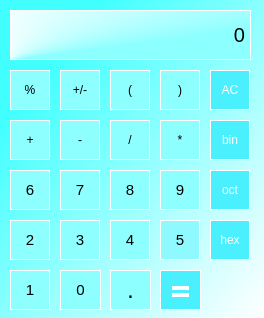
<?xml version="1.0" encoding="UTF-8"?>
<ui version="4.0">
 <class>MainWindow</class>
 <widget class="QMainWindow" name="MainWindow">
  <property name="geometry">
   <rect>
    <x>0</x>
    <y>0</y>
    <width>264</width>
    <height>318</height>
   </rect>
  </property>
  <property name="sizePolicy">
   <sizepolicy hsizetype="Fixed" vsizetype="Fixed">
    <horstretch>0</horstretch>
    <verstretch>0</verstretch>
   </sizepolicy>
  </property>
  <property name="windowTitle">
   <string>MainWindow</string>
  </property>
  <property name="styleSheet">
   <string notr="true"/>
  </property>
  <widget class="QWidget" name="centralwidget">
   <property name="styleSheet">
    <string notr="true">background-color: 
qlineargradient(spread:pad, x1:0, y1:0, x2:1, y2:1, stop:0.196629 rgba(66, 255, 255, 255), stop:1 rgba(255, 255, 255, 255));</string>
   </property>
   <widget class="QPushButton" name="pushButton_8">
    <property name="geometry">
     <rect>
      <x>110</x>
      <y>170</y>
      <width>40</width>
      <height>40</height>
     </rect>
    </property>
    <property name="font">
     <font>
      <pointsize>11</pointsize>
     </font>
    </property>
    <property name="styleSheet">
     <string notr="true">QPushButton {
  background-color: rgb(142, 255, 255);
  border: 1px solid white;
}
QPushButton:pressed {
    background-color:qlineargradient(spread:pad, x1:0.567416, y1:0.148, x2:1, y2:1, stop:0 rgba(0, 255, 255, 255), stop:1 rgba(255, 255, 255, 255));
}</string>
    </property>
    <property name="text">
     <string>8</string>
    </property>
   </widget>
   <widget class="QPushButton" name="pushButton_3">
    <property name="geometry">
     <rect>
      <x>60</x>
      <y>220</y>
      <width>40</width>
      <height>40</height>
     </rect>
    </property>
    <property name="font">
     <font>
      <pointsize>11</pointsize>
     </font>
    </property>
    <property name="styleSheet">
     <string notr="true">QPushButton {
  background-color: rgb(142, 255, 255);
  border: 1px solid white;
}
QPushButton:pressed {
    background-color:qlineargradient(spread:pad, x1:0.567416, y1:0.148, x2:1, y2:1, stop:0 rgba(0, 255, 255, 255), stop:1 rgba(255, 255, 255, 255));
}</string>
    </property>
    <property name="text">
     <string>3</string>
    </property>
   </widget>
   <widget class="QPushButton" name="pushButton_9">
    <property name="geometry">
     <rect>
      <x>160</x>
      <y>170</y>
      <width>40</width>
      <height>40</height>
     </rect>
    </property>
    <property name="font">
     <font>
      <pointsize>11</pointsize>
     </font>
    </property>
    <property name="styleSheet">
     <string notr="true">QPushButton {
  background-color: rgb(142, 255, 255);
  border: 1px solid white;
}
QPushButton:pressed {
    background-color:qlineargradient(spread:pad, x1:0.567416, y1:0.148, x2:1, y2:1, stop:0 rgba(0, 255, 255, 255), stop:1 rgba(255, 255, 255, 255));
}</string>
    </property>
    <property name="text">
     <string>9</string>
    </property>
   </widget>
   <widget class="QPushButton" name="pushButton_ec">
    <property name="geometry">
     <rect>
      <x>160</x>
      <y>270</y>
      <width>41</width>
      <height>40</height>
     </rect>
    </property>
    <property name="sizePolicy">
     <sizepolicy hsizetype="Preferred" vsizetype="Fixed">
      <horstretch>0</horstretch>
      <verstretch>0</verstretch>
     </sizepolicy>
    </property>
    <property name="baseSize">
     <size>
      <width>0</width>
      <height>0</height>
     </size>
    </property>
    <property name="font">
     <font>
      <family>MingLiU-ExtB</family>
      <pointsize>27</pointsize>
      <weight>75</weight>
      <italic>false</italic>
      <bold>true</bold>
      <underline>false</underline>
      <strikeout>false</strikeout>
      <stylestrategy>NoAntialias</stylestrategy>
      <kerning>true</kerning>
     </font>
    </property>
    <property name="styleSheet">
     <string notr="true">QPushButton {
  background-color: rgb(75, 240, 255);
  color: white; 
  border: 1px solid white;
}

QPushButton:pressed {
    background-color: qlineargradient(spread:pad, x1:0.303371, y1:0.295, x2:1, y2:1, stop:0 rgba(0, 246, 255, 255), stop:1 rgba(255, 255, 255, 255));
}</string>
    </property>
    <property name="text">
     <string>=</string>
    </property>
   </widget>
   <widget class="QPushButton" name="pushButton_star">
    <property name="geometry">
     <rect>
      <x>160</x>
      <y>120</y>
      <width>40</width>
      <height>40</height>
     </rect>
    </property>
    <property name="styleSheet">
     <string notr="true">QPushButton {
  background-color: rgb(142, 255, 255);
  border: 1px solid white;
}
QPushButton:pressed {
    background-color:qlineargradient(spread:pad, x1:0.567416, y1:0.148, x2:1, y2:1, stop:0 rgba(0, 255, 255, 255), stop:1 rgba(255, 255, 255, 255));
}</string>
    </property>
    <property name="text">
     <string>*</string>
    </property>
   </widget>
   <widget class="QPushButton" name="pushButton_sin">
    <property name="geometry">
     <rect>
      <x>210</x>
      <y>170</y>
      <width>40</width>
      <height>40</height>
     </rect>
    </property>
    <property name="styleSheet">
     <string notr="true">QPushButton {
  background-color: rgb(75, 240, 255);
  color: white; 
  border: 1px solid white;
}

QPushButton:pressed {
    background-color: qlineargradient(spread:pad, x1:0.303371, y1:0.295, x2:1, y2:1, stop:0 rgba(0, 246, 255, 255), stop:1 rgba(255, 255, 255, 255));
}</string>
    </property>
    <property name="text">
     <string>oct</string>
    </property>
   </widget>
   <widget class="QPushButton" name="pushButton_divide">
    <property name="geometry">
     <rect>
      <x>110</x>
      <y>120</y>
      <width>40</width>
      <height>40</height>
     </rect>
    </property>
    <property name="styleSheet">
     <string notr="true">QPushButton {
  background-color: rgb(142, 255, 255);
  border: 1px solid white;
}
QPushButton:pressed {
    background-color:qlineargradient(spread:pad, x1:0.567416, y1:0.148, x2:1, y2:1, stop:0 rgba(0, 255, 255, 255), stop:1 rgba(255, 255, 255, 255));
}</string>
    </property>
    <property name="text">
     <string>/</string>
    </property>
   </widget>
   <widget class="QPushButton" name="pushButton_rightskob">
    <property name="geometry">
     <rect>
      <x>160</x>
      <y>70</y>
      <width>40</width>
      <height>40</height>
     </rect>
    </property>
    <property name="styleSheet">
     <string notr="true">QPushButton {
  background-color: rgb(142, 255, 255);
  border: 1px solid white;
}
QPushButton:pressed {
    background-color:qlineargradient(spread:pad, x1:0.567416, y1:0.148, x2:1, y2:1, stop:0 rgba(0, 255, 255, 255), stop:1 rgba(255, 255, 255, 255));
}</string>
    </property>
    <property name="text">
     <string>)</string>
    </property>
   </widget>
   <widget class="QPushButton" name="pushButton_2">
    <property name="geometry">
     <rect>
      <x>10</x>
      <y>220</y>
      <width>40</width>
      <height>40</height>
     </rect>
    </property>
    <property name="font">
     <font>
      <pointsize>11</pointsize>
     </font>
    </property>
    <property name="styleSheet">
     <string notr="true">QPushButton {
  background-color: rgb(142, 255, 255);
  border: 1px solid white;
}
QPushButton:pressed {
    background-color:qlineargradient(spread:pad, x1:0.567416, y1:0.148, x2:1, y2:1, stop:0 rgba(0, 255, 255, 255), stop:1 rgba(255, 255, 255, 255));
}</string>
    </property>
    <property name="text">
     <string>2</string>
    </property>
   </widget>
   <widget class="QPushButton" name="pushButton_leftskob">
    <property name="geometry">
     <rect>
      <x>110</x>
      <y>70</y>
      <width>40</width>
      <height>40</height>
     </rect>
    </property>
    <property name="styleSheet">
     <string notr="true">QPushButton {
  background-color: rgb(142, 255, 255);
  border: 1px solid white;
}
QPushButton:pressed {
    background-color:qlineargradient(spread:pad, x1:0.567416, y1:0.148, x2:1, y2:1, stop:0 rgba(0, 255, 255, 255), stop:1 rgba(255, 255, 255, 255));
}</string>
    </property>
    <property name="text">
     <string>(</string>
    </property>
   </widget>
   <widget class="QPushButton" name="pushButton_5">
    <property name="geometry">
     <rect>
      <x>160</x>
      <y>220</y>
      <width>40</width>
      <height>40</height>
     </rect>
    </property>
    <property name="font">
     <font>
      <pointsize>11</pointsize>
     </font>
    </property>
    <property name="styleSheet">
     <string notr="true">QPushButton {
   border: 1px solid white;
  background-color: rgb(142, 249, 255);
}
QPushButton:pressed {
    background-color: qlineargradient(spread:pad, x1:0, y1:0, x2:1, y2:1, stop:0 rgba(76, 255, 255, 255), stop:1 rgba(255, 255, 255, 255));
}</string>
    </property>
    <property name="text">
     <string>5</string>
    </property>
   </widget>
   <widget class="QPushButton" name="pushButton_7">
    <property name="geometry">
     <rect>
      <x>60</x>
      <y>170</y>
      <width>40</width>
      <height>40</height>
     </rect>
    </property>
    <property name="font">
     <font>
      <pointsize>11</pointsize>
     </font>
    </property>
    <property name="styleSheet">
     <string notr="true">QPushButton {
  background-color: rgb(142, 255, 255);
  border: 1px solid white;
}
QPushButton:pressed {
    background-color:qlineargradient(spread:pad, x1:0.567416, y1:0.148, x2:1, y2:1, stop:0 rgba(0, 255, 255, 255), stop:1 rgba(255, 255, 255, 255));
}</string>
    </property>
    <property name="text">
     <string>7</string>
    </property>
   </widget>
   <widget class="QPushButton" name="pushButton_AC">
    <property name="geometry">
     <rect>
      <x>210</x>
      <y>70</y>
      <width>40</width>
      <height>40</height>
     </rect>
    </property>
    <property name="styleSheet">
     <string notr="true">QPushButton {
  background-color: rgb(75, 240, 255);
  color: white; 
  border: 1px solid white;
}

QPushButton:pressed {
    background-color: qlineargradient(spread:pad, x1:0.303371, y1:0.295, x2:1, y2:1, stop:0 rgba(0, 246, 255, 255), stop:1 rgba(255, 255, 255, 255));
}</string>
    </property>
    <property name="text">
     <string>AC</string>
    </property>
   </widget>
   <widget class="QPushButton" name="pushButton_0">
    <property name="geometry">
     <rect>
      <x>60</x>
      <y>270</y>
      <width>41</width>
      <height>40</height>
     </rect>
    </property>
    <property name="font">
     <font>
      <pointsize>11</pointsize>
     </font>
    </property>
    <property name="styleSheet">
     <string notr="true">QPushButton {
  background-color: rgb(142, 255, 255);
  border: 1px solid white;
}
QPushButton:pressed {
    background-color:qlineargradient(spread:pad, x1:0.567416, y1:0.148, x2:1, y2:1, stop:0 rgba(0, 255, 255, 255), stop:1 rgba(255, 255, 255, 255));
}</string>
    </property>
    <property name="text">
     <string>0</string>
    </property>
   </widget>
   <widget class="QPushButton" name="pushButton_6">
    <property name="geometry">
     <rect>
      <x>10</x>
      <y>170</y>
      <width>40</width>
      <height>40</height>
     </rect>
    </property>
    <property name="font">
     <font>
      <pointsize>11</pointsize>
     </font>
    </property>
    <property name="styleSheet">
     <string notr="true">QPushButton {
  background-color: rgb(142, 255, 255);
  border: 1px solid white;
}
QPushButton:pressed {
    background-color:qlineargradient(spread:pad, x1:0.567416, y1:0.148, x2:1, y2:1, stop:0 rgba(0, 255, 255, 255), stop:1 rgba(255, 255, 255, 255));
}</string>
    </property>
    <property name="text">
     <string>6</string>
    </property>
   </widget>
   <widget class="QPushButton" name="pushButton_minus">
    <property name="geometry">
     <rect>
      <x>60</x>
      <y>120</y>
      <width>40</width>
      <height>40</height>
     </rect>
    </property>
    <property name="styleSheet">
     <string notr="true">QPushButton {
  background-color: rgb(142, 255, 255);
  border: 1px solid white;
}
QPushButton:pressed {
    background-color:qlineargradient(spread:pad, x1:0.567416, y1:0.148, x2:1, y2:1, stop:0 rgba(0, 255, 255, 255), stop:1 rgba(255, 255, 255, 255));
}</string>
    </property>
    <property name="text">
     <string>-</string>
    </property>
   </widget>
   <widget class="QPushButton" name="pushButton_procent">
    <property name="geometry">
     <rect>
      <x>10</x>
      <y>70</y>
      <width>40</width>
      <height>40</height>
     </rect>
    </property>
    <property name="styleSheet">
     <string notr="true">QPushButton {
  background-color: rgb(142, 255, 255);
  border: 1px solid white;
}
QPushButton:pressed {
    background-color:qlineargradient(spread:pad, x1:0.567416, y1:0.148, x2:1, y2:1, stop:0 rgba(0, 255, 255, 255), stop:1 rgba(255, 255, 255, 255));
}</string>
    </property>
    <property name="text">
     <string>%</string>
    </property>
   </widget>
   <widget class="QPushButton" name="pushButton_cos">
    <property name="geometry">
     <rect>
      <x>210</x>
      <y>220</y>
      <width>40</width>
      <height>40</height>
     </rect>
    </property>
    <property name="sizePolicy">
     <sizepolicy hsizetype="Fixed" vsizetype="Fixed">
      <horstretch>0</horstretch>
      <verstretch>0</verstretch>
     </sizepolicy>
    </property>
    <property name="styleSheet">
     <string notr="true">QPushButton {
  background-color: rgb(75, 240, 255);
  color: white; 
  border: 1px solid white;
}

QPushButton:pressed {
    background-color: qlineargradient(spread:pad, x1:0.303371, y1:0.295, x2:1, y2:1, stop:0 rgba(0, 246, 255, 255), stop:1 rgba(255, 255, 255, 255));
}</string>
    </property>
    <property name="text">
     <string>hex</string>
    </property>
   </widget>
   <widget class="QPushButton" name="pushButton_4">
    <property name="geometry">
     <rect>
      <x>110</x>
      <y>220</y>
      <width>40</width>
      <height>40</height>
     </rect>
    </property>
    <property name="font">
     <font>
      <pointsize>11</pointsize>
     </font>
    </property>
    <property name="styleSheet">
     <string notr="true">QPushButton {
  background-color: rgb(142, 255, 255);
  border: 1px solid white;
}
QPushButton:pressed {
    background-color:qlineargradient(spread:pad, x1:0.567416, y1:0.148, x2:1, y2:1, stop:0 rgba(0, 255, 255, 255), stop:1 rgba(255, 255, 255, 255));
}</string>
    </property>
    <property name="text">
     <string>4</string>
    </property>
   </widget>
   <widget class="QPushButton" name="pushButton_plusminus">
    <property name="geometry">
     <rect>
      <x>60</x>
      <y>70</y>
      <width>40</width>
      <height>40</height>
     </rect>
    </property>
    <property name="styleSheet">
     <string notr="true">QPushButton {
  background-color: rgb(142, 255, 255);
  border: 1px solid white;
}
QPushButton:pressed {
    background-color:qlineargradient(spread:pad, x1:0.567416, y1:0.148, x2:1, y2:1, stop:0 rgba(0, 255, 255, 255), stop:1 rgba(255, 255, 255, 255));
}</string>
    </property>
    <property name="text">
     <string>+/-</string>
    </property>
   </widget>
   <widget class="QLabel" name="resualt">
    <property name="enabled">
     <bool>true</bool>
    </property>
    <property name="geometry">
     <rect>
      <x>10</x>
      <y>10</y>
      <width>241</width>
      <height>50</height>
     </rect>
    </property>
    <property name="sizePolicy">
     <sizepolicy hsizetype="Preferred" vsizetype="Preferred">
      <horstretch>0</horstretch>
      <verstretch>0</verstretch>
     </sizepolicy>
    </property>
    <property name="font">
     <font>
      <pointsize>15</pointsize>
      <kerning>false</kerning>
     </font>
    </property>
    <property name="toolTip">
     <string notr="true"/>
    </property>
    <property name="toolTipDuration">
     <number>-1</number>
    </property>
    <property name="layoutDirection">
     <enum>Qt::LeftToRight</enum>
    </property>
    <property name="styleSheet">
     <string notr="true">QLabel {
qproperty-alignment:  'AlignRight | AlignCenter';
  border: 1px solid white;
background-color : qconicalgradient(cx:0, cy:1, angle:98.2, stop:0.814607 rgba(140, 255, 255, 255), stop:1 rgba(255, 255, 255, 255));
}

</string>
    </property>
    <property name="text">
     <string>0</string>
    </property>
    <property name="alignment">
     <set>Qt::AlignCenter|Qt::AlignHCenter|Qt::AlignRight|Qt::AlignTrailing|Qt::AlignVCenter</set>
    </property>
   </widget>
   <widget class="QPushButton" name="pushButton_1">
    <property name="geometry">
     <rect>
      <x>10</x>
      <y>270</y>
      <width>40</width>
      <height>40</height>
     </rect>
    </property>
    <property name="font">
     <font>
      <pointsize>11</pointsize>
     </font>
    </property>
    <property name="styleSheet">
     <string notr="true">QPushButton {
  background-color: rgb(142, 255, 255);
  border: 1px solid white;
}
QPushButton:pressed {
    background-color:qlineargradient(spread:pad, x1:0.567416, y1:0.148, x2:1, y2:1, stop:0 rgba(0, 255, 255, 255), stop:1 rgba(255, 255, 255, 255));
}</string>
    </property>
    <property name="text">
     <string>1</string>
    </property>
   </widget>
   <widget class="QPushButton" name="pushButton_dot">
    <property name="geometry">
     <rect>
      <x>110</x>
      <y>270</y>
      <width>41</width>
      <height>40</height>
     </rect>
    </property>
    <property name="font">
     <font>
      <pointsize>17</pointsize>
     </font>
    </property>
    <property name="styleSheet">
     <string notr="true">QPushButton {
  background-color: rgb(142, 255, 255);
  border: 1px solid white;
}
QPushButton:pressed {
    background-color:qlineargradient(spread:pad, x1:0.567416, y1:0.148, x2:1, y2:1, stop:0 rgba(0, 255, 255, 255), stop:1 rgba(255, 255, 255, 255));
}</string>
    </property>
    <property name="text">
     <string>.</string>
    </property>
   </widget>
   <widget class="QPushButton" name="pushButton_bin">
    <property name="geometry">
     <rect>
      <x>210</x>
      <y>120</y>
      <width>40</width>
      <height>40</height>
     </rect>
    </property>
    <property name="styleSheet">
     <string notr="true">QPushButton {
  background-color: rgb(75, 240, 255);
  color: white; 
  border: 1px solid white;
}

QPushButton:pressed {
    background-color: qlineargradient(spread:pad, x1:0.303371, y1:0.295, x2:1, y2:1, stop:0 rgba(0, 246, 255, 255), stop:1 rgba(255, 255, 255, 255));
}</string>
    </property>
    <property name="text">
     <string>bin</string>
    </property>
   </widget>
   <widget class="QPushButton" name="pushButton_plus">
    <property name="geometry">
     <rect>
      <x>10</x>
      <y>120</y>
      <width>40</width>
      <height>40</height>
     </rect>
    </property>
    <property name="styleSheet">
     <string notr="true">QPushButton {
  background-color: rgb(142, 255, 255);
  border: 1px solid white;
}
QPushButton:pressed {
    background-color:qlineargradient(spread:pad, x1:0.567416, y1:0.148, x2:1, y2:1, stop:0 rgba(0, 255, 255, 255), stop:1 rgba(255, 255, 255, 255));
}</string>
    </property>
    <property name="text">
     <string>+</string>
    </property>
   </widget>
   <zorder>pushButton_8</zorder>
   <zorder>pushButton_3</zorder>
   <zorder>pushButton_9</zorder>
   <zorder>pushButton_ec</zorder>
   <zorder>pushButton_star</zorder>
   <zorder>pushButton_sin</zorder>
   <zorder>pushButton_divide</zorder>
   <zorder>pushButton_rightskob</zorder>
   <zorder>pushButton_2</zorder>
   <zorder>pushButton_leftskob</zorder>
   <zorder>pushButton_7</zorder>
   <zorder>pushButton_AC</zorder>
   <zorder>pushButton_0</zorder>
   <zorder>pushButton_6</zorder>
   <zorder>pushButton_minus</zorder>
   <zorder>pushButton_procent</zorder>
   <zorder>pushButton_cos</zorder>
   <zorder>pushButton_4</zorder>
   <zorder>pushButton_plusminus</zorder>
   <zorder>resualt</zorder>
   <zorder>pushButton_1</zorder>
   <zorder>pushButton_dot</zorder>
   <zorder>pushButton_bin</zorder>
   <zorder>pushButton_plus</zorder>
   <zorder>pushButton_5</zorder>
  </widget>
 </widget>
 <resources/>
 <connections/>
</ui>
